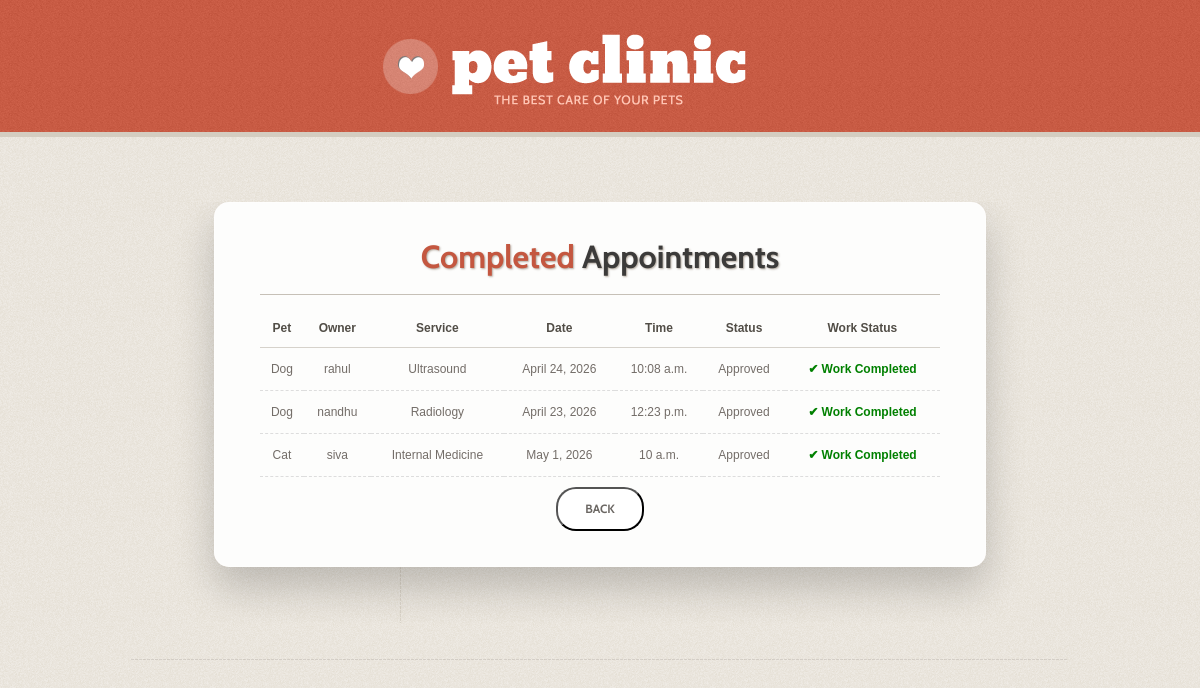
Page /completed-appointments/ on the committed database.
### main/models.py (models this page shows, shortened)
class Appointment(models.Model):
    user = models.ForeignKey(UserRegister, on_delete=models.CASCADE)
    pet_name = models.CharField(max_length=100)
    pet_breed = models.CharField(max_length=100)
    service = models.ForeignKey(Service, on_delete=models.CASCADE)
    appointment_date = models.DateField()
    appointment_time = models.TimeField()
    description = models.TextField(blank=True)
    STATUS_CHOICES = [
        ('Pending', 'Pending'),
        ('Approved', 'Approved'),
        ('Rejected', 'Rejected'),
    ]
    status = models.CharField(max_length=20, choices=STATUS_CHOICES, default='Pending')
    WORK_STATUS_CHOICES = [
        ('Not Done', 'Not Done'),
        ('Done', 'Done'),
    ]
    work_status = models.CharField(max_length=20, choices=WORK_STATUS_CHOICES, default='Not Done')
    created_at = models.DateTimeField(auto_now_add=True)

class UserRegister(models.Model):
    ROLE_CHOICES = (
        ('user', 'User'),
        ('admin', 'Admin'),
    )
    fullname = models.CharField(max_length=100)
    email = models.EmailField(unique=True)
    username = models.CharField(max_length=50, unique=True)
    password = models.CharField(max_length=100)
    phone = models.CharField(max_length=15)
    role = models.CharField(
        max_length=10,
        choices=ROLE_CHOICES,
        default='user'
    )

class Service(models.Model):
    name = models.CharField(max_length=100)
    description = models.TextField()
    image = models.ImageField(upload_to='services/')

### main/views.py (the view)
# urls.py: path('completed-appointments/', views.completed_appointments, name='completed_appointments'),
@never_cache
def completed_appointments(request):
    appointments = Appointment.objects.filter(work_status='Done')
    return render(request, 'completed_appointments.html', {'appointments': appointments})

### main/templates/completed_appointments.html (shortened to what this page needs)
<!DOCTYPE html>
{% load static %}
<html>
<head>
    <link rel="stylesheet" href="{% static 'sbg/css/style.css' %}">
</head>
<body>
<div class="block1">
    <div class="main">
        <header>
            <h1>
                <a class="logo" href="{% url 'admin_dashboard' %}">
                </a>
            </h1>
        </header>
    </div>
</div>
<div class="block4">
    <div class="main">
        <section id="content">
            <div class="container_12">
                <div class="wrapper v_stripe">
                    <article class="grid_12">
                        <div class="appointment-card fade-anim">
                            <h2 class="ind">
                                <span>Completed</span> Appointments
                            </h2>
                            <table>
                                <thead>
                                    <tr>
                                        <th>Pet</th>
                                        <th>Owner</th>
                                        <th>Service</th>
                                        <th>Date</th>
                                        <th>Time</th>
                                        <th>Status</th>
                                        <th>Work Status</th>
                                    </tr>
                                </thead>
                                <tbody>
                                    {% for appointment in appointments %}
                                    <tr>
                                        <td>{{ appointment.pet_name }}</td>
                                        <td>{{ appointment.user.username }}</td>
                                        <td>{{ appointment.service.name }}</td>
                                        <td>{{ appointment.appointment_date }}</td>
                                        <td>{{ appointment.appointment_time }}</td>
                                        <td>{{ appointment.status }}</td>
                                        <td>
                                            <span style="color: green; font-weight: bold;">
                                                ✔ Work Completed
                                            </span>
                                        </td>
                                    </tr>
                                    {% empty %}
                                    <tr>
                                        <td colspan="7">
                                            No completed appointments found.
                                        </td>
                                    </tr>
                                    {% endfor %}
                                </tbody>
                            </table>
                            <button type="button" class="button"
                                onclick="window.location.href='{% url 'admin_dashboard' %}'">
                                Back
                            </button>
                        </div>
                    </article>
                </div>
            </div>
        </section>
    </div>
</div>
</body>
</html>

### static/sbg/css/style.css (style rules this page uses)
article,aside,audio,canvas,command,datalist,details,embed,figcaption,figure,footer,header,hgroup,keygen,meter,nav,output,progress,section,source,video { display:block }
html { width:100% }
body { font-family:Arial, Arial, Helvetica, sans-serif; font-size:12px; line-height:22px; color:#736d68; min-width:990px; background:url(../images/body_bg.png) 50% 0 repeat #e7e2d8; }
.main { width:960px;padding:0;margin:0 auto; }
.wrapper { width:100%;overflow:hidden }
a { color:#736d68;outline:none; text-decoration:none; cursor:pointer; }
.button { display:inline-block; padding:11px 27px; margin: 18px 0 0; font-size: 12px; font-weight:bold; text-transform:uppercase; border-radius:20px; line-height: 18px; color:#6b6763; background:#fff; }
.block1 { background: url('../images/block1.jpg') 50% 0 repeat; }
.block4 { border-top:5px solid #d4cdc1;overflow:hidden; }
header { padding:34px 0 25px;margin: 0 10px; }
header h1 { width:434px;margin: 0 auto; }
header h1 a { display:block;width:364px;height:73px;background:url(../images/logo.png) 0 0 no-repeat; text-decoration:none; text-indent:-9999px; }
#content { padding:65px 0px 37px 0px;background: url('../images/stripe.png') 50% bottom no-repeat; }
h2,h3,h4 { font-weight:normal; }
h2 { font-size: 32px;text-shadow:1px 1px 2px rgba(168,158,146,0.88);line-height: 38px; color:#3c3b3a;font-weight:bold;border-bottom:1px solid #c6c0b7;padding-bottom:18px;margin-bottom:20px; white-space: nowrap }
h2 span { color:#c45740; }
h2.ind { margin-bottom:22px; }
.cabin, .sf-menu a, .button, .link1, h2, footer { font-family: 'Cabin', sans-serif; }
.button, .img_wrap, .sf-menu li a { -webkit-transition: all 0.3s ease;-moz-transition: all 0.3s ease;-o-transition: all 0.3s ease;transition: all 0.3s ease; }
.v_stripe { background: url('../images/vert_stripe.png') 280px 0 repeat-y;padding-bottom:16px; }
.appointment-card { width: 650px; margin: 40px auto; padding: 30px 40px; background: rgba(255, 255, 255, 0.85); border-radius: 12px; box-shadow: 0 15px 35px rgba(0, 0, 0, 0.2); backdrop-filter: blur(6px); border: 1px solid rgba(255, 255, 255, 0.3); }
#content { text-align: center; }
.appointment-card table { margin: 0 auto; text-align: left; }
.appointment-card .button { margin-top: 10px; }
.appointment-card { width: 680px; margin: 0 auto 40px; padding: 35px 45px; background: rgba(255, 255, 255, 0.9); border-radius: 15px; box-shadow: 0 20px 40px rgba(0,0,0,0.2); }
.appointment-card table { margin: 0 auto; }
.fade-anim { animation: fadeUp 0.5s ease; }
.appointment-card table { width: 100%; border-collapse: collapse; text-align: center; }
.appointment-card th { font-weight: bold; color: #514d46; border-bottom: 1px solid #d6d2cb; padding-bottom: 8px; }
.appointment-card td { padding: 10px 6px; border-bottom: 1px dashed #ddd; }

### static/sbg/css/grid.css (style rules this page uses)
.container_12 { margin-left:auto;margin-right:auto;width:960px }
.grid_1,.grid_2,.grid_3,.grid_4,.grid_5,.grid_6,.grid_7,.grid_8,.grid_9,.grid_10,.grid_11,.grid_12 { display:inline;float:left;position:relative;margin:0 10px }
.container_12 .grid_12 { width:940px }

### rows in the picture
Appointment: pet_name "Dog", user.username "rahul", service.name "Ultrasound", appointment_date "April 24, 2026", appointment_time "10:08 a.m.", status "Approved"
Appointment: pet_name "Dog", user.username "nandhu", service.name "Radiology", appointment_date "April 23, 2026", appointment_time "12:23 p.m.", status "Approved"
Appointment: pet_name "Cat", user.username "siva", service.name "Internal Medicine", appointment_date "May 1, 2026", appointment_time "10 a.m.", status "Approved"
